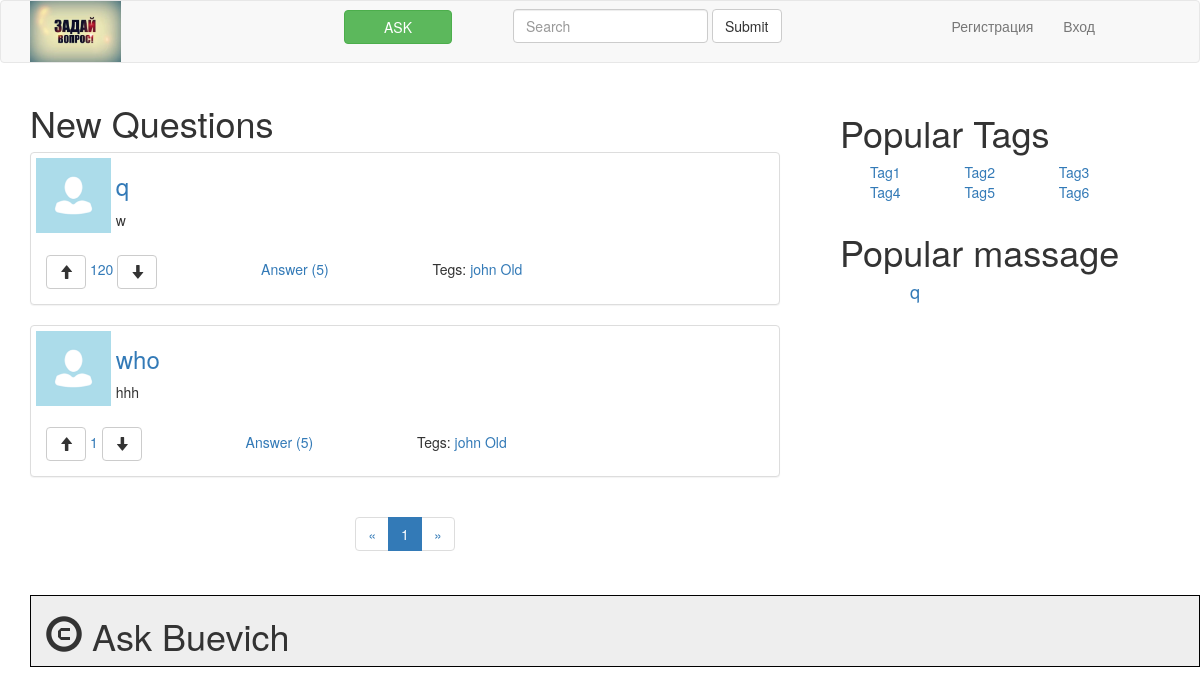
/, run on an earlier commit of the app's database.
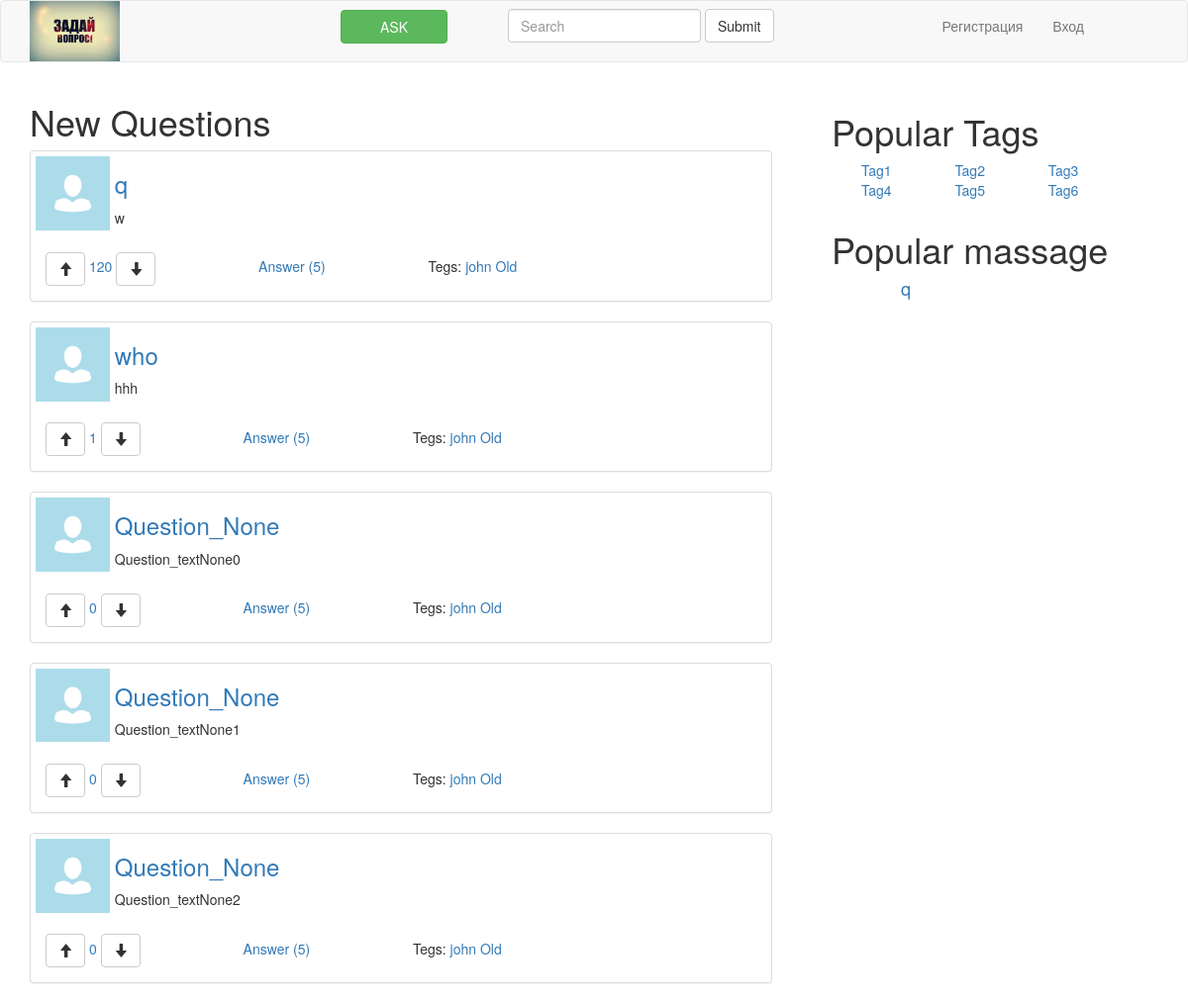
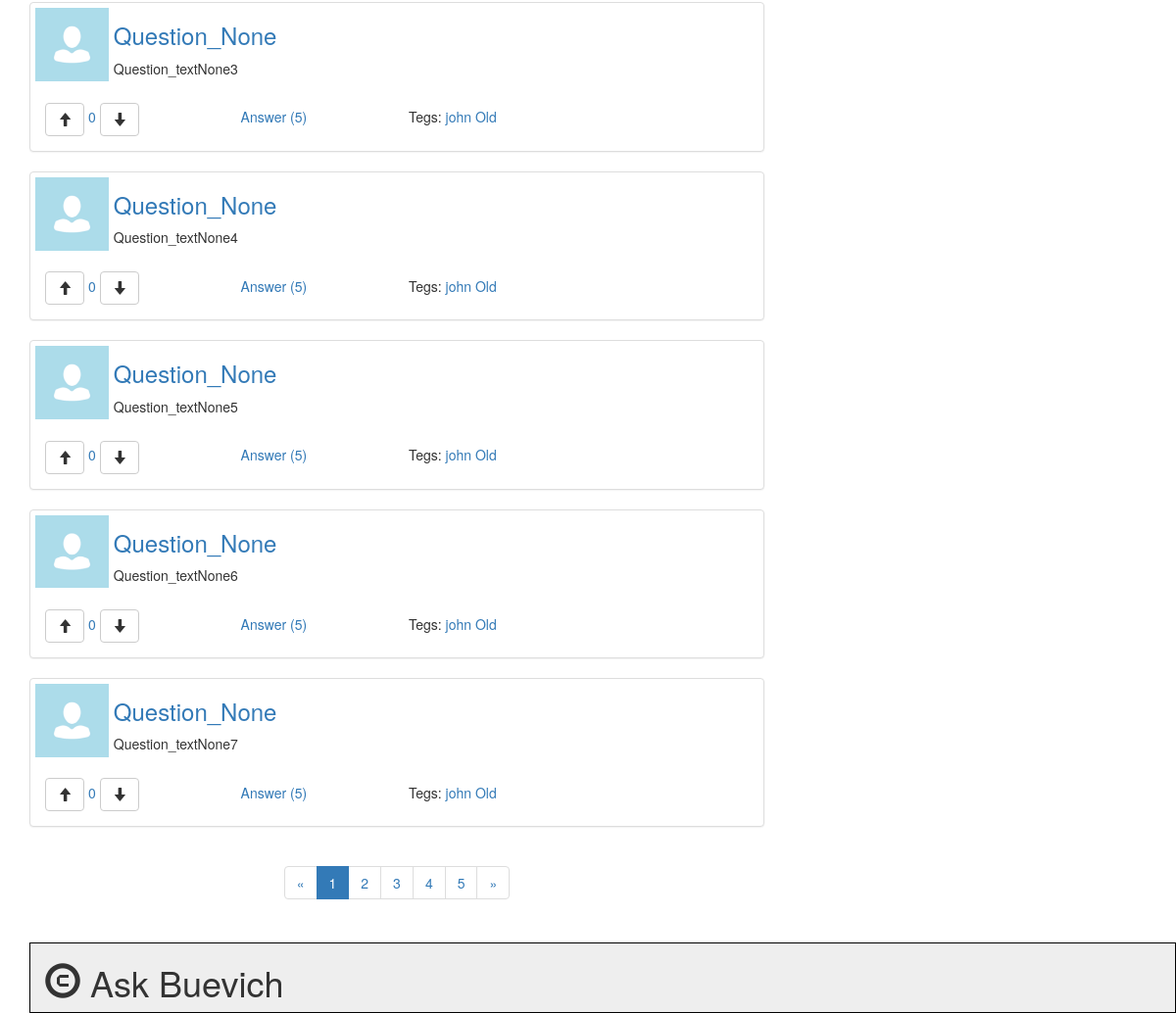
And on a later commit of the database (2 pictures, top to bottom).
### ask_buevich/models.py (models this page shows, shortened)
class Question(models.Model):
	title = models.CharField(max_length=60)
	text = models.TextField()
	author = models.ForeignKey(Profile)
	rating = models.IntegerField(default=0)
	created_at = models.DateTimeField(default=timezone.now)
	tags = models.ManyToManyField('Tag')
	objects = QuestionManager()
	def get_url(self):
		return '/question{question_id}/'.format(question_id=self.id)

### ask_buevich/views.py (the view)
# urls.py: url(r'^$', 'ask_buevich.views.index_view', name='index'),
def index_view(request, *args, **kwargs):
    articles = Question.objects.all()
    return pagination(request, 'index.html', articles, 'articles', 10, *args, **kwargs)

### ask_buevich/models.py (called while the page is built)
	def best_questions(self):
		return self.filter(rating__gt=GOOD_RATING).order_by('-rating')

### ask_buevich/templatetags/sitebar.py (called while the page is built)
@register.inclusion_tag('Modules/best_questions.html')
def best_questions():
    choices = Question.objects.best_questions()
    choices = choices[:5]
    return {'choices': choices}

### ask_buevich/views.py (called while the page is built)
def pagination(request, html_page, objects, object_name, objects_count, *args, **kwargs):
    paginator = Paginator(objects, objects_count)
    page = request.GET.get('page')
    try:
        objects = paginator.page(page)
    except PageNotAnInteger:
        objects = paginator.page(1)
    except EmptyPage:
        objects = paginator.page(paginator.num_pages)
    kwargs[object_name] = objects
    kwargs['pagination_list'] = objects
    return render(request, html_page, kwargs)

### templates/index.html
{% extends "base.html" %}
{% load static %}
{% block content %}
	<div class="col-md-8">
		{% include "Modules/article_list.html" %}
		{% include "Modules/paginator.html" %}
	</div>
{% endblock %}

### templates/base.html (shortened to what this page needs)
<!DOCTYPE html>
<html lang="en">
{% load static %}
{% load sitebar %}
  <head>
    <link href="/static/css/bootstrap.min.css" rel="stylesheet">
	<link href="/static/css/style.css" rel="stylesheet">
  </head>
  <body>
	<nav class="navbar navbar-default">
	  <div class="container">
		<div class="navbar-header">
			<a href="{% url 'index' %}">
				<img class="logo" src="/static/ask.jpg">
			</a>
		</div>
		<div class="collapse navbar-collapse" id="bs-example-navbar-collapse-1">
		  <ul class="nav navbar-nav">
		  <a href="{% url 'ask' %}">
		    <button type="button" class="btn btn-success" href="{% url 'ask' %}">ASK</button>
		  </a>
		  </ul>
		  <form class="navbar-form navbar-left" role="search">
			<div class="form-group">
			  <input type="text" class="form-control" placeholder="Search">
			</div>
			<button type="submit" class="btn btn-default">Submit</button>
		  </form>
		  {% if user.is_authenticated %}
		  <ul class="nav navbar-nav navbar-right">
				<li><a href="{% url 'settings' %}">Settings</a></li>
				<li><a href="{% url 'logout' %}">Log out</a></li>
		  </ul>
		  <div class="navbar-header">
		    <img class="avatar" src="../static/avatar.jpg">
		  </div>
		  {% else %}
		  <ul class="nav navbar-nav navbar-right">
			<li><a href="{% url 'singup' %}">Регистрация</a></li>
			<li><a href="{% url 'login' %}">Вход</a></li>
		  </ul>
		  {% endif %}
		</div>
	  </div>
	</nav>
	<div class="container">
		<div class="row">
			{% block content %}
            		{% endblock %}
			<div class="col-md-4">
				<div class="popular-tags">
					<h1> Popular Tags  </h1>
					<a class="popular-tags" href="{% url 'tag_john' %}">Tag1</a>
					<a class="popular-tags" href="{% url 'tag_john' %}">Tag2</a>
					<a class="popular-tags" href="{% url 'tag_john' %}">Tag3</a>
					<a class="popular-tags" href="{% url 'tag_john' %}">Tag4</a>
					<a class="popular-tags" href="{% url 'tag_john' %}">Tag5</a>
					<a class="popular-tags" href="{% url 'tag_john' %}">Tag6</a>
				</div>
				{% best_questions %}
			</div>
	</div>
	<div class="container">
		<div class="row">
			<div class="col-md-12 block">
				<h1><span class="glyphicon glyphicon-copyright-mark"></span> Ask Buevich</h1>
			</div>
		</div>
	</div>
  </body>
</html>

### templates/Modules/article_list.html
<h1> New Questions  </h1>
{% block content %}
    {% for article in articles %}
        {% include "Modules/article.html" %}
    {% endfor %}
{% endblock %}

### templates/Modules/article.html
			<div class="panel panel-default">
				<img class="avatar-massage" align="left"  src="../../static/avatar.jpg">
				<h3><a href="{{ article.get_url }}">{{ article.title }}</a></h3>
				<p class="margin10">{{ article.text }}</p>
				  <div class="panel-body">
					  <span>
						<button type="button" class="btn btn-default" aria-label="Left Align">
							<span class="glyphicon glyphicon-arrow-up" aria-hidden="true"></span>
						</button>
						<span>
							<a>{{ article.rating }}</a>
						</span>
						<button type="button" class="btn btn-default" aria-label="Left Align">
							<span class="glyphicon glyphicon-arrow-down" aria-hidden="true"></span>
						</button>
					  </span>
					<span class="count-ansver">
						<a>Answer (5)</a>
					</span>
					<span class="tags-massage">
						Tegs:
						<a href="{% url 'tag_john' %}"> john</a>
						<a href="{% url 'tag_john' %}"> Old</a>
					</span>
				  </div>
			</div>

### templates/Modules/paginator.html
<div class="row" align="middle">
    <ul class="pagination">
        {% if pagination_list.has_previous %}
            <li><a href="?page={{ pagination_list.previous_page_number }}">&laquo;</a></li>
        {% else %}
            <li><a>&laquo;</a></li>
        {% endif %}
        {% for page in pagination_list.paginator.page_range %}
            {% if page == pagination_list.number %}
                <li class="active"><a href="?page={{ page }}">{{ page }}</a></li>
            {% else %}
                <li><a href="?page={{ page }}">{{ page }}</a></li>
            {% endif %}
        {% endfor %}
        {% if pagination_list.has_next %}
            <li><a href="?page={{ pagination_list.next_page_number }}">&raquo;</a></li>
        {% else %}
            <li><a>&raquo;</a></li>
        {% endif %}
    </ul>
</div>

### templates/Modules/best_questions.html
				<div class="popular-massage">
					<h1> Popular massage  </h1>
					<ul>
					{% for choice in choices %}
					    <h4> <a class="popular-massage" href="{{ choice.get_url }}">{{ choice.title }}</a></h4>
					{% endfor %}
					</ul>
				</div>

### static/css/style.css (style rules this page uses)
.logo { width: 80% }
.navbar-header { width: 10% }
.navbar-right { position: relative; right: 60px; }
.btn-success { position: relative; top: 9px; left: 200px; width: 200% }
.navbar-left { position: relative; left:300px; }
.avatar-massage { margin: 5px; width: 10% }
.count-ansver { position: relative; left:100px; }
.tags-massage { position: relative; left:200px; }
.popular-tags { margin: 30px }
.popular-massage { margin: 30px }
.margin10 { margin: 10px }
.block { position: relative; top: 20px; background: #eee; border: 1px solid #000; }

What changed in the data, as far as the page shows it:
added Question: title "Question_None", text "Question_textNone0", rating "0", shown under "New Questions"
added Question: title "Question_None", text "Question_textNone1", rating "0", shown under "New Questions"
added Question: title "Question_None", text "Question_textNone2", rating "0", shown under "New Questions"
added Question: title "Question_None", text "Question_textNone3", rating "0", shown under "New Questions"
added Question: title "Question_None", text "Question_textNone4", rating "0", shown under "New Questions"
added Question: title "Question_None", text "Question_textNone5", rating "0", shown under "New Questions"
added Question: title "Question_None", text "Question_textNone6", rating "0", shown under "New Questions"
added Question: title "Question_None", text "Question_textNone7", rating "0", shown under "New Questions"
Also different on the page:
new list line: "2"
new list line: "3"
new list line: "4"
new list line: "5"
